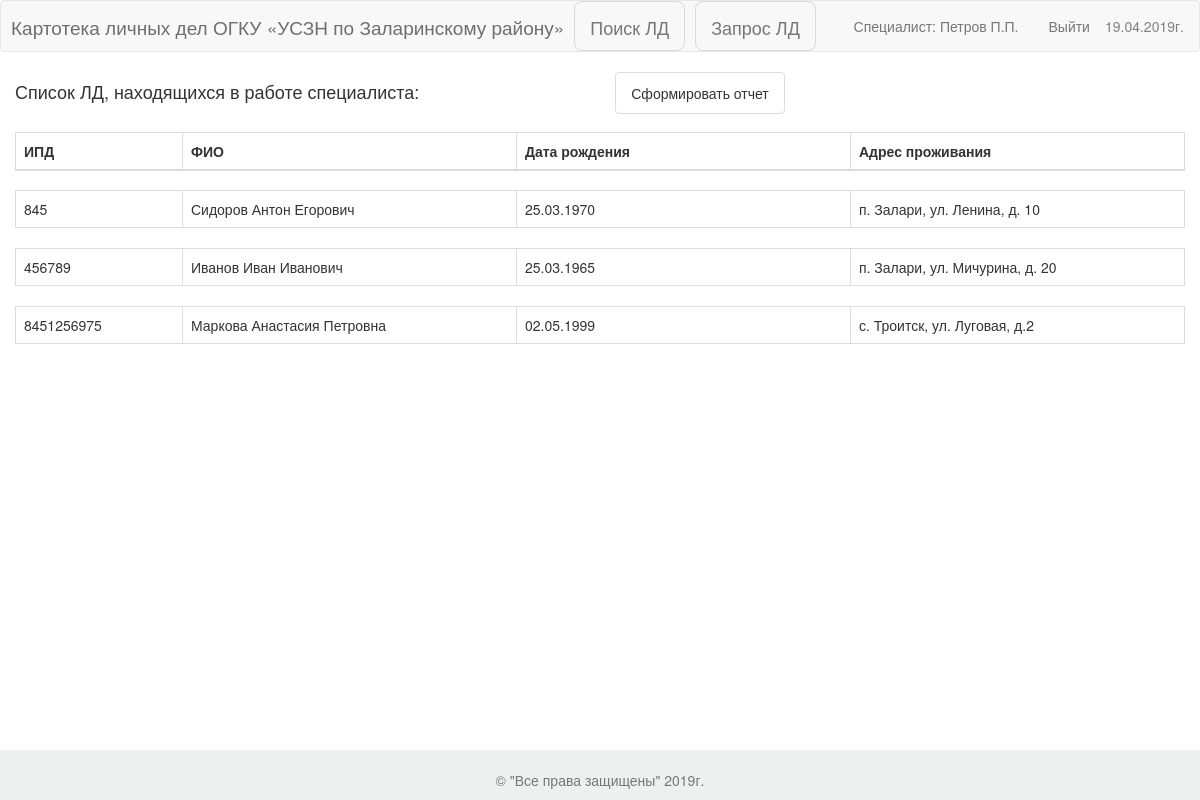
/injob (signed in), run on the app's committed database.
### users/models.py (models this page shows, shortened)
class UsersProfile(models.Model):
    user = models.OneToOneField(User, null=True, blank=True, help_text='Ссылка на Django-аккаунт')
    fio = models.CharField(max_length=255, help_text='ФИО')
    def get_fio(self, dots=True):
        fio = self.fio.replace("  ", " ").strip()
        fio_split = fio.split(" ")
        if len(fio_split) == 0:
            fio_split.append("")
        if len(fio_split) == 1:
            fio_split.append("")
        if len(fio_split) == 2:
            fio_split.append("")
        if dots:
            return fio_split[0] + " " + fio_split[1][0] + "." + fio_split[2][0] + "."
        return fio_split[0] + " " + fio_split[1][0] + fio_split[2][0]

### main/models.py (models this page shows, shortened)
class CardIndex(models.Model):
    ipd = models.IntegerField(verbose_name='Индивидуальное порядковое дело', help_text='ИПД')
    client = models.ForeignKey(Client, verbose_name='Клиент', help_text='Клиент')
    category = models.ForeignKey(Category, verbose_name='Категория клиента', help_text='Категория клиента')
    control = models.ForeignKey(Control, verbose_name='Статус ЛД', help_text='Статус ЛД')
    spec = models.ForeignKey(UsersProfile, default=0, blank=True, null=True,
                             verbose_name='Движение ЛД по специалистам', help_text='Движение ЛД')
    info = models.CharField(max_length=200, blank=True, verbose_name='Движение ЛД по другим УСЗН',
                            help_text='Движение по др. УСЗН.')

class Client(models.Model):
    last_name = models.CharField(max_length=30, help_text='Фамилия') # Фамилия
    first_name = models.CharField(max_length=30, help_text='Имя') # Имя
    middle_name = models.CharField(max_length=30, help_text='Отчество') # Отчество
    bday = models.DateField(auto_now=False, auto_now_add=False, help_text='Дата рождения') # Дата рождения
    address = models.CharField(max_length=100, help_text='Адрес проживания') # Адрес проживания
    def fio(self) -> str:
        return '{} {} {}'.format(self.last_name, self.first_name, self.middle_name)
    def __str__(self):
        return self.fio()

### main/views.py (the view)
# urls.py: url(r'^injob$', views.ldinjob, name='ldinjob'),
@login_required
def ldinjob(request):
    lds = CardIndex.objects.all()
    injob = CardIndex.objects.filter(spec=request.user.usersprofile).order_by('ipd')
    return render(request, 'main/injob.html', {'injob': injob, 'lds': lds})

### main/templates/main/injob.html (shortened to what this page needs)
{% extends "main/base.html" %}
{% block menu %}
    <a class="navbar-brand" href="{% url 'main:main' %}">Поиск ЛД</a>
    <a class="navbar-brand" href="{% url 'main:queryld' %}">Запрос ЛД</a>
{% endblock menu %}
{% block content %}
<div class="container-fluid">
    <div class="row">
        <div class="col-md-6"><h4 class='f-h' style="text-align: left;">Список ЛД, находящихся в работе специалиста:</h4><br></div>
        <div class="col-md-2"  id="stat_spec">
            {% for ld in lds %}
                {% if ld.pk == request.user.usersprofile.pk %}
                    <li class="list-group-item" onclick="gen_stat('spec', {{ ld.pk }})">Сформировать отчет</li>
                {% endif %}
            {% endfor %}
        </div>
    </div>
    <div>
        <table class="table table-bordered floatThead ct">
        <thead class="thead-dark">
            <tr>
                <th class="col-xs-1">ИПД</th>
                <th class="col-xs-2">ФИО</th>
                <th class="col-xs-2">Дата рождения</th>
                <th class="col-xs-2">Адрес проживания</th>
            </tr>
        </thead>
        </table>
    </div>
</div>
    {% for ld in injob %}
<div class="container-fluid">
    <div>
        <table class="table table-bordered floatThead ct">
        <tbody>
            <tr>
                <td class="col-xs-1">{{ ld.ipd }}</td>
                <td class="col-xs-2">{{ ld.client }}</td>
                <td class="col-xs-2">{{ ld.client.bday }}</td>
                <td class="col-xs-2">{{ ld.client.address }}</td>
            </tr>
        </tbody>
        </table>
    </div>
</div>
    {% endfor %}
{% endblock content %}

### main/templates/main/base.html (shortened to what this page needs)
<!DOCTYPE html>
<html lang="en">
<head>
    <link href="/static/css/bootstrap.min.css" rel="stylesheet">
    <link rel="stylesheet" href="/static/css/style.css">
</head>
<body>
    <nav id="raport" class="navbar navbar-default" role="navigation">
        <div id="logo_name">
            Картотека личных дел ОГКУ &#171;УСЗН по Заларинскому району&#187;
        </div>
        <div id="menu">{% block menu %}{% endblock menu %}</div>
        <div>
            <div class="date">
                {% now "d.m.Yг." %}
            </div>
            <div id="navbar" class="navbar-collapse collapse">
                <ul class="nav navbar-nav navbar-right">
                    {% if user.is_authenticated %}
                    {% for v in request.user.groups.all %}
                        <li><a>{{ v }}: {{ request.user.usersprofile.get_fio }}</a></li>
                    {% endfor %}
                        <li><a href="{% url 'users:logout' %}">Выйти</a></li>
                    {% else %}
                        <li><a href="{% url 'users:login' %}">Войти</a></li>
                    {% endif %}
                </ul>
            </div>
        </div>
    </nav>
{% block content %}{% endblock content %}
{% block footer %}
    <nav class="navbar navbar-default navbar-fixed-bottom">
            <div align='center'>
                <footer>
                    <p class="text-muted"><br>&#169 "Все права защищены" {% now "Y" %}г.</p>
                </footer>
            </div>
    </nav>
{% endblock footer %}
</body>
</html>

### static/css/style.css (style rules this page uses)
body li { list-style-type: none }
#logo_name { float: left; margin-left: 10px; padding-top: 12px; font-size: 19px; color: #6E6E6E; }
.date { color: grey; padding: 15px; float: right; }
footer { background: #EDF0EF; heigth: 132px; align-items: center; position: absolute; bottom: 0; width: 100%; }
#menu a { border: 1px solid #D8D8D8; border-radius: 8px; margin-left: 10px; }
#stat_spec li { cursor: pointer; text-align: center }

### data on the page
CardIndex: ipd "845", client "Сидоров Антон Егорович", client.bday "25.03.1970", client.address "п. Залари, ул. Ленина, д. 10"
CardIndex: ipd "456789", client "Иванов Иван Иванович", client.bday "25.03.1965", client.address "п. Залари, ул. Мичурина, д. 20"
CardIndex: ipd "8451256975", client "Маркова Анастасия Петровна", client.bday "02.05.1999", client.address "с. Троитск, ул. Луговая, д.2"

### other printed values
{{ v }} "Специалист"
{{ request.user.usersprofile.get_fio }} "Петров П.П."
